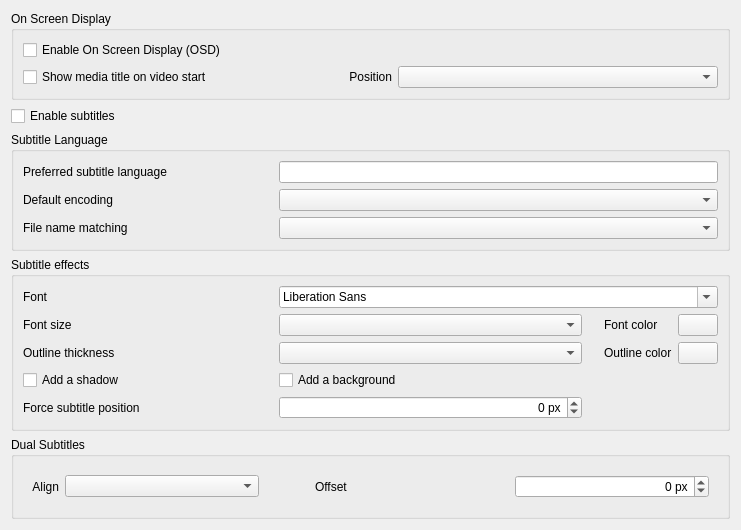
<?xml version="1.0" encoding="UTF-8"?>
<ui version="4.0">
 <author>Jean-Baptiste Kempf</author>
 <class>SPrefsSubtitles</class>
 <widget class="QWidget" name="SPrefsSubtitles">
  <property name="geometry">
   <rect>
    <x>0</x>
    <y>0</y>
    <width>741</width>
    <height>416</height>
   </rect>
  </property>
  <property name="windowTitle">
   <string>Form</string>
  </property>
  <layout class="QVBoxLayout" name="mainLayout">
   <item>
    <widget class="QGroupBox" name="groupBox_3">
     <property name="title">
      <string>On Screen Display</string>
     </property>
     <layout class="QGridLayout" name="gridLayout">
      <item row="0" column="0">
       <widget class="QCheckBox" name="OSDBox">
        <property name="text">
         <string>Enable On Screen Display (OSD)</string>
        </property>
       </widget>
      </item>
      <item row="1" column="0">
       <widget class="QCheckBox" name="OSDTitleBox">
        <property name="text">
         <string>Show media title on video start</string>
        </property>
       </widget>
      </item>
      <item row="1" column="2">
       <widget class="QComboBox" name="OSDTitlePos"/>
      </item>
      <item row="1" column="1">
       <widget class="QLabel" name="OSDTitlePosLabel">
        <property name="sizePolicy">
         <sizepolicy hsizetype="Maximum" vsizetype="Preferred">
          <horstretch>0</horstretch>
          <verstretch>0</verstretch>
         </sizepolicy>
        </property>
        <property name="text">
         <string>Position</string>
        </property>
        <property name="alignment">
         <set>Qt::AlignRight|Qt::AlignTrailing|Qt::AlignVCenter</set>
        </property>
        <property name="buddy">
         <cstring>OSDTitlePos</cstring>
        </property>
       </widget>
      </item>
     </layout>
    </widget>
   </item>
   <item>
    <widget class="QCheckBox" name="spuActiveBox">
     <property name="text">
      <string>Enable subtitles</string>
     </property>
    </widget>
   </item>
   <item>
    <widget class="QWidget" name="spuZone" native="true">
     <layout class="QVBoxLayout" name="spuZoneLayout">
      <property name="leftMargin">
       <number>0</number>
      </property>
      <property name="topMargin">
       <number>0</number>
      </property>
      <property name="rightMargin">
       <number>0</number>
      </property>
      <property name="bottomMargin">
       <number>0</number>
      </property>
      <item>
       <widget class="QGroupBox" name="groupBox_2">
        <property name="sizePolicy">
         <sizepolicy hsizetype="Preferred" vsizetype="Preferred">
          <horstretch>0</horstretch>
          <verstretch>0</verstretch>
         </sizepolicy>
        </property>
        <property name="title">
         <string>Subtitle Language</string>
        </property>
        <layout class="QGridLayout">
         <item row="0" column="0">
          <widget class="QLabel" name="subLangLabel">
           <property name="minimumSize">
            <size>
             <width>250</width>
             <height>0</height>
            </size>
           </property>
           <property name="text">
            <string>Preferred subtitle language</string>
           </property>
           <property name="buddy">
            <cstring>preferredLanguage</cstring>
           </property>
          </widget>
         </item>
         <item row="1" column="1">
          <widget class="QComboBox" name="encoding">
           <property name="maxVisibleItems">
            <number>12</number>
           </property>
          </widget>
         </item>
         <item row="0" column="1">
          <widget class="QLineEdit" name="preferredLanguage"/>
         </item>
         <item row="1" column="0">
          <widget class="QLabel" name="encodLabel">
           <property name="minimumSize">
            <size>
             <width>250</width>
             <height>0</height>
            </size>
           </property>
           <property name="text">
            <string>Default encoding</string>
           </property>
           <property name="buddy">
            <cstring>encoding</cstring>
           </property>
          </widget>
         </item>
         <item row="2" column="0">
          <widget class="QLabel" name="subFuzzyLabel">
           <property name="minimumSize">
            <size>
             <width>250</width>
             <height>0</height>
            </size>
           </property>
           <property name="text">
            <string>File name matching</string>
           </property>
           <property name="buddy">
            <cstring>subFuzzy</cstring>
           </property>
          </widget>
         </item>
         <item row="2" column="1">
          <widget class="QComboBox" name="subFuzzy"/>
         </item>
        </layout>
       </widget>
      </item>
      <item>
       <widget class="QGroupBox" name="groupBox">
        <property name="title">
         <string>Subtitle effects</string>
        </property>
        <layout class="QGridLayout" name="gridLayout_2">
         <item row="0" column="0">
          <widget class="QLabel" name="fontLabel">
           <property name="minimumSize">
            <size>
             <width>250</width>
             <height>0</height>
            </size>
           </property>
           <property name="text">
            <string>Font</string>
           </property>
           <property name="buddy">
            <cstring>font</cstring>
           </property>
          </widget>
         </item>
         <item row="1" column="0">
          <widget class="QLabel" name="fontSizeLabel">
           <property name="minimumSize">
            <size>
             <width>250</width>
             <height>0</height>
            </size>
           </property>
           <property name="text">
            <string>Font size</string>
           </property>
           <property name="buddy">
            <cstring>fontSize</cstring>
           </property>
          </widget>
         </item>
         <item row="1" column="1">
          <widget class="QComboBox" name="fontSize">
           <property name="sizePolicy">
            <sizepolicy hsizetype="Expanding" vsizetype="Fixed">
             <horstretch>0</horstretch>
             <verstretch>0</verstretch>
            </sizepolicy>
           </property>
          </widget>
         </item>
         <item row="1" column="2">
          <spacer name="fontSizeSpacer">
           <property name="orientation">
            <enum>Qt::Horizontal</enum>
           </property>
           <property name="sizeType">
            <enum>QSizePolicy::Preferred</enum>
           </property>
           <property name="sizeHint" stdset="0">
            <size>
             <width>10</width>
             <height>20</height>
            </size>
           </property>
          </spacer>
         </item>
         <item row="1" column="3">
          <widget class="QLabel" name="fontColorLabel">
           <property name="text">
            <string>Font color</string>
           </property>
           <property name="buddy">
            <cstring>fontColor</cstring>
           </property>
          </widget>
         </item>
         <item row="1" column="4">
          <widget class="QPushButton" name="fontColor"/>
         </item>
         <item row="2" column="0">
          <widget class="QLabel" name="fontEffectLabel">
           <property name="minimumSize">
            <size>
             <width>250</width>
             <height>0</height>
            </size>
           </property>
           <property name="text">
            <string>Outline thickness</string>
           </property>
           <property name="buddy">
            <cstring>effect</cstring>
           </property>
          </widget>
         </item>
         <item row="2" column="1">
          <widget class="QComboBox" name="effect">
           <property name="sizePolicy">
            <sizepolicy hsizetype="Expanding" vsizetype="Fixed">
             <horstretch>0</horstretch>
             <verstretch>0</verstretch>
            </sizepolicy>
           </property>
          </widget>
         </item>
         <item row="2" column="3">
          <widget class="QLabel" name="outlineColorLabel">
           <property name="text">
            <string>Outline color</string>
           </property>
           <property name="buddy">
            <cstring>outlineColor</cstring>
           </property>
          </widget>
         </item>
         <item row="2" column="4">
          <widget class="QPushButton" name="outlineColor"/>
         </item>
         <item row="3" column="0">
          <widget class="QCheckBox" name="shadowCheck">
           <property name="text">
            <string>Add a shadow</string>
           </property>
          </widget>
         </item>
         <item row="4" column="0">
          <widget class="QLabel" name="subsPosLabel">
           <property name="minimumSize">
            <size>
             <width>250</width>
             <height>0</height>
            </size>
           </property>
           <property name="text">
            <string>Force subtitle position</string>
           </property>
           <property name="buddy">
            <cstring>subsPosition</cstring>
           </property>
          </widget>
         </item>
         <item row="4" column="1">
          <widget class="QSpinBox" name="subsPosition">
           <property name="maximumSize">
            <size>
             <width>16777215</width>
             <height>16777215</height>
            </size>
           </property>
           <property name="alignment">
            <set>Qt::AlignRight|Qt::AlignTrailing|Qt::AlignVCenter</set>
           </property>
           <property name="suffix">
            <string> px</string>
           </property>
           <property name="minimum">
            <number>-1024</number>
           </property>
           <property name="maximum">
            <number>1024</number>
           </property>
          </widget>
         </item>
         <item row="0" column="1" colspan="4">
          <widget class="QFontComboBox" name="font"/>
         </item>
         <item row="3" column="1">
          <widget class="QCheckBox" name="backgroundCheck">
           <property name="text">
            <string>Add a background</string>
           </property>
          </widget>
         </item>
        </layout>
       </widget>
      </item>
      <item>
       <widget class="QGroupBox" name="groupBox_5">
        <property name="sizePolicy">
         <sizepolicy hsizetype="Preferred" vsizetype="Preferred">
          <horstretch>0</horstretch>
          <verstretch>0</verstretch>
         </sizepolicy>
        </property>
        <property name="title">
         <string>Dual Subtitles</string>
        </property>
        <layout class="QVBoxLayout" name="verticalLayout">
         <item>
          <widget class="QWidget" name="secondarySpuZone" native="true">
           <layout class="QGridLayout">
            <item row="0" column="1">
             <widget class="QComboBox" name="secondarySubsAlignment"/>
            </item>
            <item row="0" column="0">
             <widget class="QLabel" name="secondarySubsAlignmentLabel">
              <property name="sizePolicy">
               <sizepolicy hsizetype="Maximum" vsizetype="Preferred">
                <horstretch>0</horstretch>
                <verstretch>0</verstretch>
               </sizepolicy>
              </property>
              <property name="text">
               <string>Align</string>
              </property>
              <property name="alignment">
               <set>Qt::AlignRight|Qt::AlignTrailing|Qt::AlignVCenter</set>
              </property>
              <property name="buddy">
               <cstring>secondarySubsAlignment</cstring>
              </property>
             </widget>
            </item>
            <item row="0" column="2">
             <spacer name="secondarySubsAlignmentSpacer">
              <property name="orientation">
               <enum>Qt::Horizontal</enum>
              </property>
              <property name="sizeType">
               <enum>QSizePolicy::Preferred</enum>
              </property>
              <property name="sizeHint" stdset="0">
               <size>
                <width>50</width>
                <height>20</height>
               </size>
              </property>
             </spacer>
            </item>
            <item row="0" column="3">
             <widget class="QLabel" name="secondarySubsPosLabel">
              <property name="text">
               <string>Offset</string>
              </property>
              <property name="buddy">
               <cstring>secondarySubsPosition</cstring>
              </property>
             </widget>
            </item>
            <item row="0" column="4">
             <widget class="QSpinBox" name="secondarySubsPosition">
              <property name="maximumSize">
               <size>
                <width>16777215</width>
                <height>16777215</height>
               </size>
              </property>
              <property name="alignment">
               <set>Qt::AlignRight|Qt::AlignTrailing|Qt::AlignVCenter</set>
              </property>
              <property name="suffix">
               <string> px</string>
              </property>
              <property name="minimum">
               <number>-1024</number>
              </property>
              <property name="maximum">
               <number>1024</number>
              </property>
             </widget>
            </item>
           </layout>
          </widget>
         </item>
        </layout>
       </widget>
      </item>
     </layout>
    </widget>
   </item>
   <item>
    <spacer name="verticalSpacer">
     <property name="orientation">
      <enum>Qt::Vertical</enum>
     </property>
     <property name="sizeHint" stdset="0">
      <size>
       <width>20</width>
       <height>40</height>
      </size>
     </property>
    </spacer>
   </item>
  </layout>
 </widget>
 <tabstops>
  <tabstop>OSDBox</tabstop>
  <tabstop>OSDTitleBox</tabstop>
  <tabstop>OSDTitlePos</tabstop>
  <tabstop>spuActiveBox</tabstop>
  <tabstop>preferredLanguage</tabstop>
  <tabstop>encoding</tabstop>
  <tabstop>subFuzzy</tabstop>
  <tabstop>font</tabstop>
  <tabstop>fontSize</tabstop>
  <tabstop>fontColor</tabstop>
  <tabstop>effect</tabstop>
  <tabstop>outlineColor</tabstop>
  <tabstop>shadowCheck</tabstop>
  <tabstop>backgroundCheck</tabstop>
  <tabstop>subsPosition</tabstop>
 </tabstops>
 <resources/>
 <connections/>
</ui>
